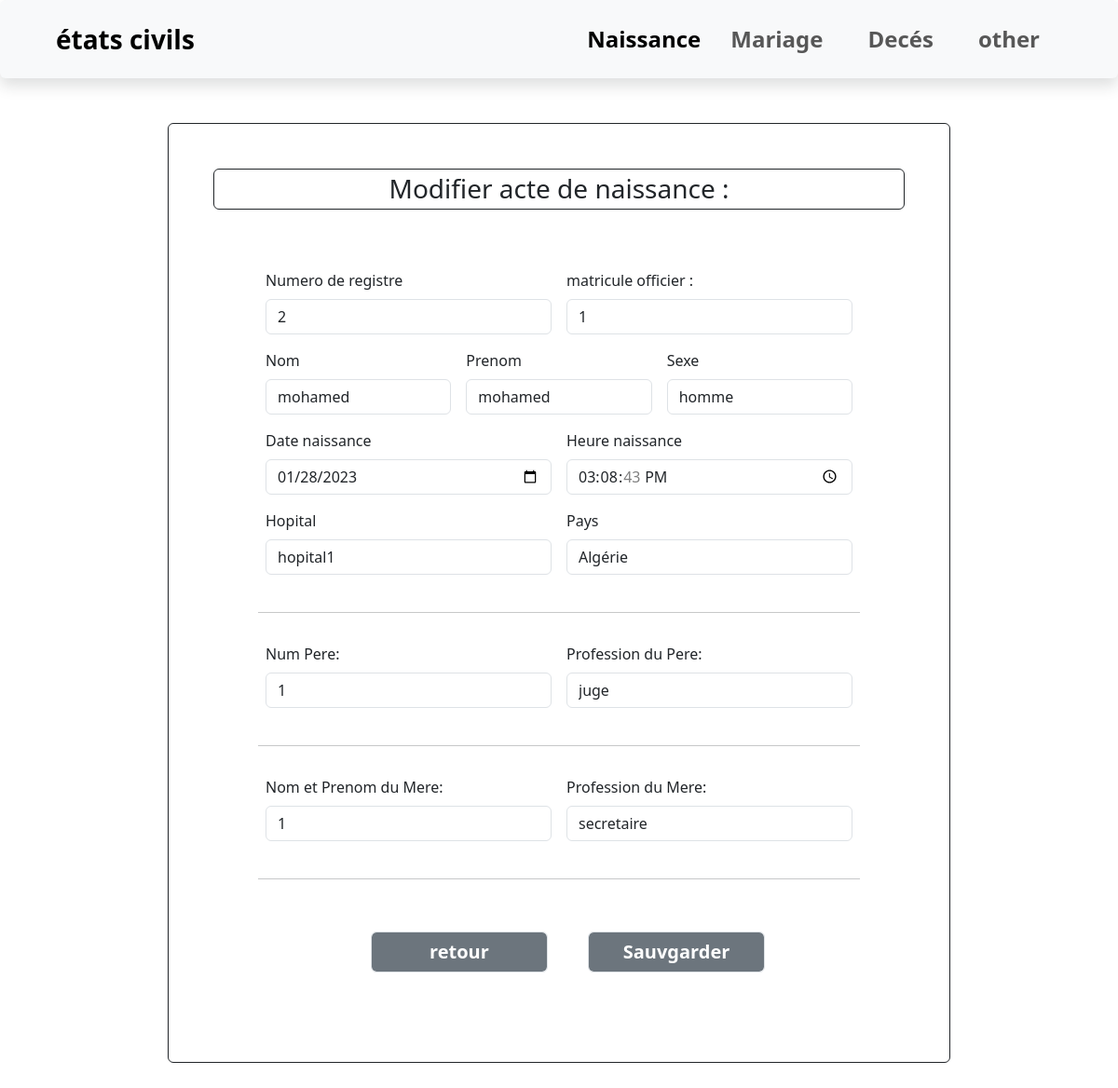
/modifierN/1, run on the app's committed database.
### app1/models.py (models this page shows)
class RegistreNaissance(models.Model):
    bureau = models.ForeignKey ( Bureauetatcivile , on_delete = models.CASCADE,null = True )
    numero_registre = models.CharField ( max_length = 150 , verbose_name = 'Numero du Registre',primary_key=True )
    annee = models.IntegerField ( verbose_name = 'Annee' , default = datetime.datetime.now ( ).year )
    def __str__ ( self ) :
        return str ( self.numero_registre )

class Naissance(models.Model):
    officier=models.ForeignKey(Officier,on_delete=models.CASCADE,default=0)
    numero_registre = models.ForeignKey(RegistreNaissance,on_delete=models.CASCADE ,default = 0)
    sexe = models.CharField(max_length=150, verbose_name='Precise le sexe', choices=Sexe,default = 'Masculin')
    nom = models.CharField(max_length=250, verbose_name='Nom')
    prenoms = models.CharField(max_length=250, verbose_name='Prenoms')
    date_naiss = models.DateField(verbose_name='Date de Naissance',null = True)
    heure_naiss = models.TimeField(verbose_name='Heure de Naissance')
    hopital = models.ForeignKey(Centre,on_delete=models.CASCADE)
    pays=models.CharField(max_length = 50,verbose_name = 'pays de naissance',default = 'Algérie')
    profession_pere = models.CharField(max_length=250, verbose_name='Profession du Pere', blank=True)
    profession_mere = models.CharField(max_length=250, verbose_name='Profession de la Mere')
    perei=models.ForeignKey("self",on_delete=models.CASCADE,default=1,blank=True,related_name="pereinfo")
    merei=models.ForeignKey("self",on_delete=models.CASCADE,default=1,blank=True,related_name="mereinfo")
    def __str__ ( self ) :
        return str ( self.id )

### app1/views.py (the view)
# urls.py: path('modifierN/<int:id>', views.Modifier_acteN,name="modifierN"),
def Modifier_acteN(request, id):
    acteN = Naissance.objects.get(id=id)
    if request.method == 'POST':
        form = naissanceForm(request.POST, instance=acteN)
        if form.is_valid():
            form.save()
            return redirect('searchN')
    else:
        form = naissanceForm(instance=acteN)
    return render(request,'modifierN.html', {'form':form})

### app1/models.py (called while the page is built)
    def __str__ ( self ) :
        return str ( self.id )

    def __str__ ( self ) :
        return str ( self.libelle_centre )

### templates/modifierN.html (shortened to what this page needs)
<!DOCTYPE html>
{% load static %}
<html lang="en">
<head>
    <link rel="stylesheet" href="/static/css/bootstrap.min.css">
</head>
<body>
    <nav class="navbar navbar-expand-lg bg-body-tertiary px-5 shadow p-3 mb-5 bg-body-tertiary rounded">
        <div class="container-fluid">
            <a class="navbar-brand fs-3 fw-semibold" href="#">états civils </a>
            <div class="collapse navbar-collapse" id="navbarSupportedContent">
                <ul class="navbar-nav ms-auto mb-2 mb-lg-0">
                    <li class="nav-item">
                        <a class="nav-link active fs-4 fw-semibold" aria-current="page"
                            href="{% url 'searchN' %}">Naissance</a>
                    </li>
                    <li class="nav-item">
                        <a class="nav-link fs-4 px-4 fw-semibold" href="{% url 'searchM' %}">Mariage</a>
                    </li>
                    <li class="nav-item">
                        <a class="nav-link fs-4 px-4 fw-semibold" href="{% url 'searchD' %}">Decés</a>
                    </li>
                    <li class="nav-item">
                        <a class="nav-link fs-4 px-4 fw-semibold" href="#">other</a>
                    </li>
                </ul>
            </div>
        </div>
    </nav>
    <div class="container mt-5 border border-dark rounded mb-5 p-5" style=" width :70%;">
        <h3 class="text-center border border-dark rounded p-1"> Modifier acte de naissance : </h3>
        <form method="post" class="form-group row g-3 m-5 ">
            <div class="col-md-6">
                <label class="form-label">Numero de registre</label>
                {{form.numero_registre}}
            </div>
            <div class="col-md-6">
                <label class="form-label">matricule officier :</label>
                {{form.officier}}
            </div>
            <br>
            <div class="col-md-4">
                <label class="form-label">Nom</label>
                {{form.nom}}
            </div>
            <div class="col-md-4">
                <label class="form-label">Prenom</label>
                {{form.prenoms}}
            </div>
            <div class="col-md-4">
                <label class="form-label">Sexe</label>
                {{form.sexe}}
            </div>
            <div class="col-md-6">
                <label class="form-label">Date naissance</label>
                {{form.date_naiss}}
            </div>
            <div class="col-md-6">
                <label class="form-label">Heure naissance</label>
                {{form.heure_naiss}}
            </div>
            <div class="col-md-6">
                <label class="form-label">Hopital</label>
                {{form.hopital}}
            </div>
            <div class="col-md-6">
                <label class="form-label">Pays</label>
                {{form.pays}}
            </div>
            <hr style="margin-top:40px">
            <div class="col-md-6">
                <label class="form-label">Num Pere:</label>
                {{form.perei}}
            </div>
            <div class="col-md-6">
                <label class="form-label">Profession du Pere:</label>
                {{form.profession_pere}}
            </div>
            <hr style="margin-top:40px">
            <div class="col-md-6">
                <label class="form-label">Nom et Prenom du Mere:</label>
                {{form.merei}}
            </div>
            <div class="col-md-6">
                <label class="form-label">Profession du Mere:</label>
                {{form.profession_mere}}
            </div>
            <hr style="margin-top:40px">
            <br>
            <div class="row" style="width:70% ;margin-left:15%;margin-top: 40px;">
                <div class="col-6 ">
                    <a href="{% url 'searchN' %}" class="form-control bg-secondary fs-5 text-white  topdf"
                        style="text-decoration:none;text-align:center;margin-right: 10%;font-weight: bold;">retour</a>
                </div>
                <div class="col-6 ">
                    <input type="submit" id="ajt" class="form-control bg-secondary text-white" style="margin-left: 10%;" value="Sauvgarder">
                </div>
            </div>
        </form>
    </div>
</body>
</html>

### templates/modifierN.html (style rules this page uses)
#ajt { font-size: 20px; font-weight: bold }

### data on the page
RegistreNaissance: numero_registre "2"
Naissance: officier "1", nom "mohamed", prenoms "mohamed", sexe "homme", date_naiss "01/28/2023", heure_naiss "15:08:43", hopital "hopital1", pays "Algérie", perei "1", profession_pere "juge", merei "1", profession_mere "secretaire"
